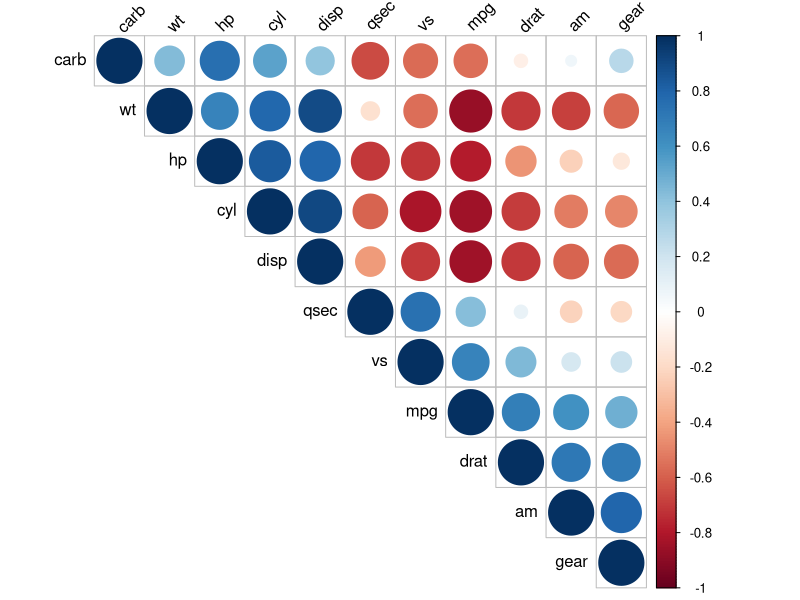
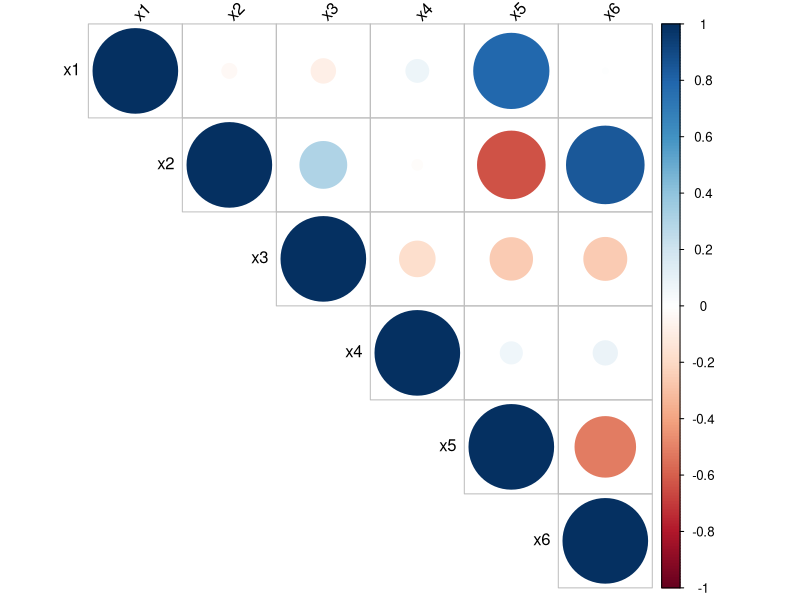

Here is the R script that generated these plots, in order:
## ---- chunk 1
gen_dat <- function(n) {
  x1 <- runif(n=n, min=0, max=10)
  x2 <- x1 * 2 + rnorm(n=n, sd=0.01) # x2 es el doble de x1 + ruido
  y <- rnorm(n=n, mean= - 3 + 2 * x1 - 4 * x2, sd=2)
  data.frame(y, x1, x2)
}
## ---- chunk 2
set.seed(12345)
datos <- gen_dat(n=40)
datos1 <- datos[1:20, ]
datos2 <- datos[21:40, ]
## ---- chunk 3
mod1 <- stats::lm(y ~ x1 + x2, data=datos1)
summary(mod1)
## ---- chunk 4
mod2 <- stats::lm(y ~ x1 + x2, data=datos2)
summary(mod2)
## ---- chunk 5
library(dplyr)
mtcars %>% glimpse()
## ---- chunk 6
mtcars %>% cor(method="pearson") %>% round(digits=2) -> mat_cor
mat_cor
## ---- chunk 7
library(corrplot)
corrplot(mat_cor, type="upper", order="hclust", tl.col="black", tl.srt=45)
## ---- chunk 8
gen_dat <- function(n) {
  x1 <- sample(5:25, size=n, replace=TRUE)
  x2 <- rpois(n, lambda=5)
  x3 <- rbinom(n, size=10, prob=0.4)
  x4 <- rbeta(n=n, shape1=0.5, shape2=0.7)
  ruido1 <- runif(n=n, min=-0.5, max=0.5)
  ruido2 <- runif(n=n, min=-0.5, max=0.5)
  x5 <- 2 * x1 - 3 * x2 + ruido1
  x6 <- 3* x2 - 4 * x3 + ruido2
  y <- rnorm(n=n, mean= - 3 + 2 * x1 - 4 * x2, sd=2)
  data.frame(y, x1, x2, x3, x4, x5, x6)
}
## ---- chunk 9
datos <- gen_dat(n=30)
mod <- lm(y ~ ., data=datos, x=TRUE)
car::vif(mod)
## ---- chunk 10
mat_cor <- cor(datos[, -1])

library(corrplot)
corrplot(mat_cor, type="upper", tl.col="black", tl.srt=45)
## ---- chunk 11
X <- mod$x
res <- eigen(t(X) %*% X)
max(res$values) / min(res$values)
